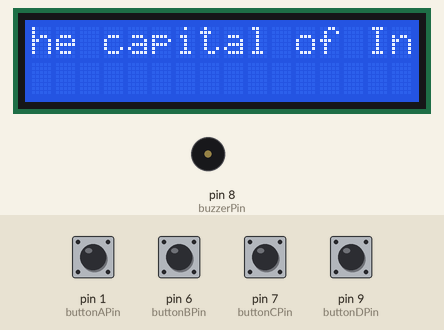
A sketch run on a simulated Arduino Uno, built with avr-gcc and run on an emulated ATmega328P. Parts: 16×2 character LCD, buzzer (waves = sounding). The test bench sets the inputs (shaded band); at power-on: pin 1 (buttonAPin), pin 6 (buttonBPin), pin 7 (buttonCPin), pin 9 (buttonDPin) LOW.

Above: at 1.2 s.
1.3 s: pin 6 (buttonBPin) pulled HIGH for 0.5 s
At 1.87 s:
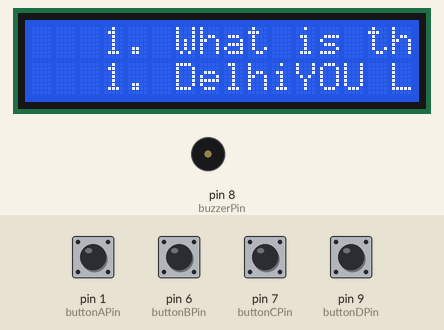
3.9 s: pin 7 (buttonCPin) pulled HIGH for 0.5 s
At 4.27 s:
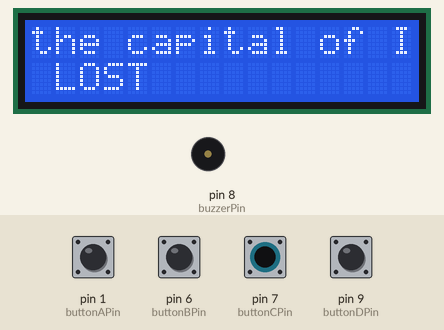
6.7 s: pin 1 (buttonAPin) pulled HIGH for 0.5 s
At 7.6 s:
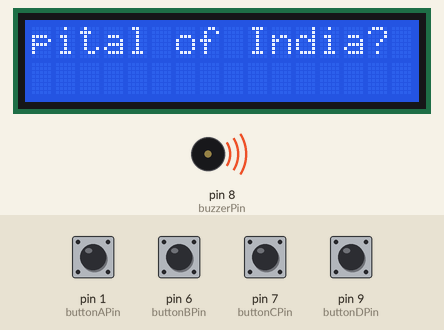
10.0 s: pin 9 (buttonDPin) pulled HIGH for 0.5 s
At 10.55 s:
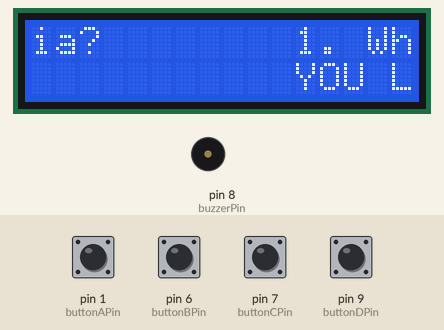
12.6 s: pin 6 (buttonBPin) pulled HIGH for 1 s
At 12.96 s:
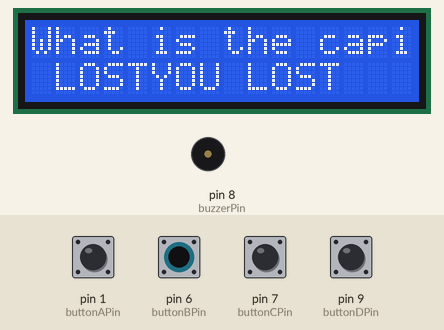
15.1 s: pin 7 (buttonCPin) pulled HIGH for 1 s
At 15.77 s:
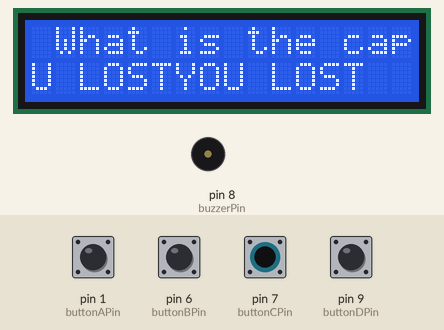
Timing chart, 0 to 18.1 s (numbered marks = the images above; inputs shaded):
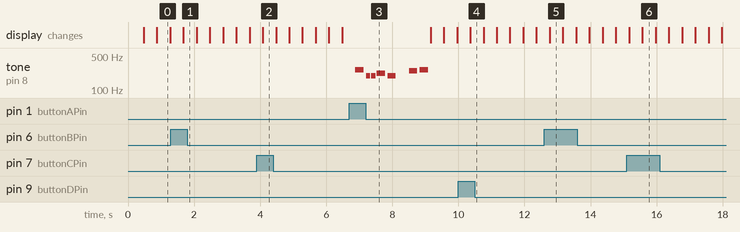

Measured:
- after the input at 1.3 s, the display: first differs from a run without the input after 0.38 s (image 1)
- after the input at 3.9 s, the display: changes after 0.18 s (image 2)
- after the input at 6.7 s, tone on pin 8 (buzzerPin): plays 262 Hz for 0.25 s, 196 Hz for 0.13 s, 196 Hz for 0.13 s, 220 Hz for 0.25 s, 196 Hz for 0.25 s, 247 Hz for 0.25 s … (7 notes in this stretch), starting after 0.18 s
- what the display in image 0 shows lasts 0.4 s, from 0.9 s to 1.3 s

The sketch:

bb.ino
```cpp
#include <LiquidCrystal.h>
const int rs = 12, en = 11, d4 = 5, d5 = 4, d6 = 3, d7 = 2;
LiquidCrystal lcd(rs, en, d4, d5, d6, d7);
String Questions[4] = {"1. What is the capital of India?", "2. What is the capital of France?", "3. What is the capital of Germany?", "4. What is the capital of Italy?"};
String options[4][4] = {{"1. Delhi",  "2. Paris", "3. Berlin", "4. Rome"},
                        {"1. Paris",  "2. London", "3. Berlin", "4. Rome"},
                        {"1. London",  "2. Berlin", "3. Paris", "4. Rome"},
                        {"1. Paris",  "2. London", "3. Rome", "4. Berlin"}};
String ans[4] = {"A", "A", "B", "C"};
int melody[]={262, 196, 196, 220, 196, 0, 247, 262};
int noteDurations[]={4, 8, 8, 4, 4, 4, 4, 4};
int i;
int quesNum;
int buttonAPin= 1;
int buttonBPin= 6;
int buttonCPin= 7;
int buttonDPin= 9;
int buzzerPin = 8;
int score;
int lost;
void setup() {
    lost = 0;
    i = 0;
    score = 0;
    quesNum = 0;
    // set up the LCD's number of columns and rows:
    lcd.begin(16, 2);
    // Print a message to the LCD.
    lcd.autoscroll();
    lcd.print(Questions[quesNum]);
}

void loop() {
    i = i+1;
    // set the cursor to column 0, line 1
    // (note: line 1 is the second row, since counting begins with 0):
    int buttonStateA = digitalRead(buttonAPin);
    int buttonStateB = digitalRead(buttonBPin);
    int buttonStateC = digitalRead(buttonCPin);
    int buttonStateD = digitalRead(buttonDPin);
    if (buttonStateA == 1 && ans[quesNum] == "A") {
        score = score + 1;
        for (int thisNote=0; thisNote <8; thisNote++){

            //to calculate the note duration, take one second. Divided by the note type
            int noteDuration = 1000 / noteDurations [thisNote];
            tone(buzzerPin, melody [thisNote], noteDuration);

            //to distinguish the notes, set a minimum time between them
            //the note's duration +30% seems to work well
            int pauseBetweenNotes = noteDuration * 1.30;
            delay(pauseBetweenNotes);

            //stop the tone playing
            noTone(8);
        }
    }
    else if (buttonStateB == 1 && ans[quesNum] == "B") {
        score = score + 1;
    }
    else if (buttonStateC == 1 && ans[quesNum] == "C") {
        score = score + 1;
    }
    else if (buttonStateD == 1 && ans[quesNum] == "D") {
        score = score + 1;
    }
    else if (buttonStateA == 0 && buttonStateB == 0 && buttonStateC == 0 && buttonStateD == 0){

    }
    else {
        score = 0;
        lost = 1;
        lcd.print("YOU LOST");
    }
    lcd.setCursor(0,0);
    lcd.scrollDisplayLeft();
    delay(400);
    lcd.setCursor(0, 1);
    if (lost == 0){
        lcd.print(options[quesNum][i%4]);
    }
}
```
